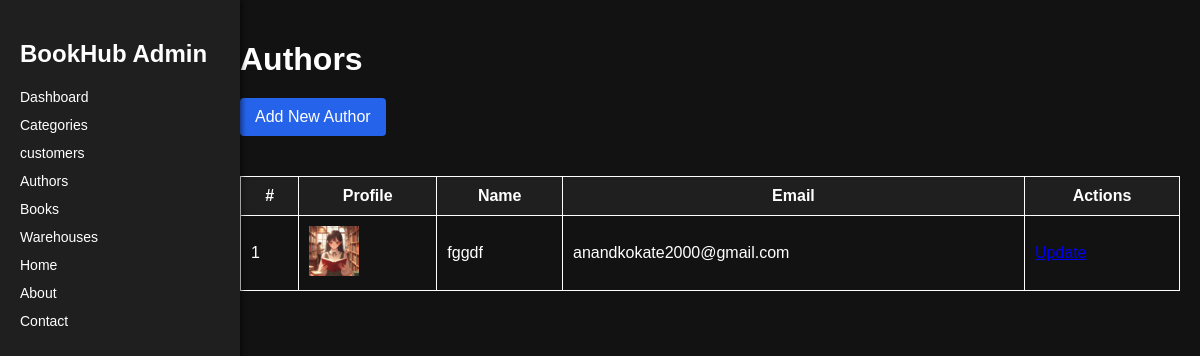
The app's page /superadmin/authors/ (signed in), older data.
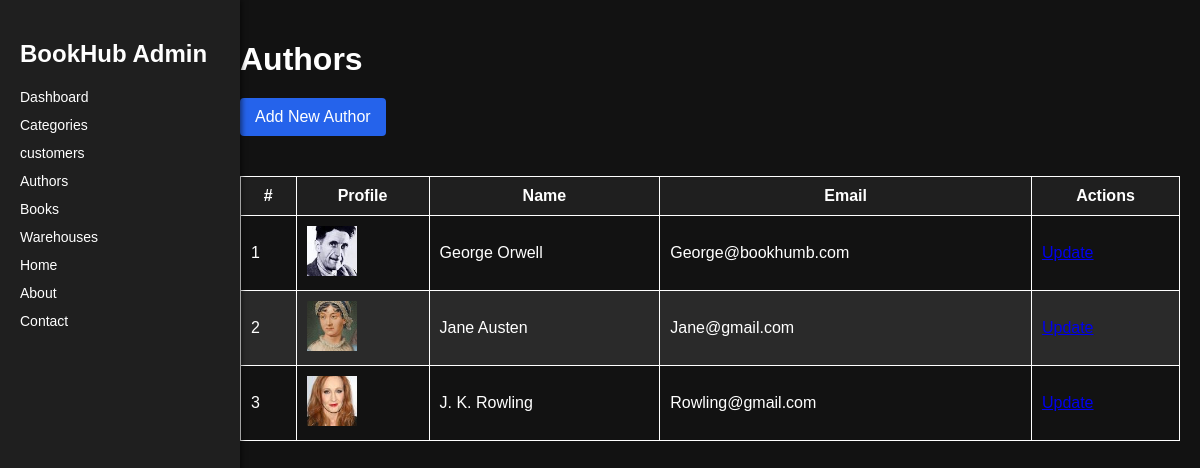
The same page, newer data.
### adminpanel/models.py (models this page shows, shortened)
class Author(models.Model):
    name = models.CharField(max_length=100)
    profile = models.ImageField(upload_to='authors/')
    email = models.EmailField()
    description = models.TextField()

### adminpanel/views.py (the view)
# urls.py: path('authors/', views.authors, name='authors'),
@login_required
@superuser_required
def authors(request):
    authors = Author.objects.all()
    return render(request, 'adminpanel/authors.html', {'authors': authors})

### adminpanel/templates/adminpanel/authors.html (shortened to what this page needs)
{% extends 'adminpanel/base.html' %}
{% block content %}
<h1>Authors</h1>
<a href="{% url 'adminpanel:add_author' %}" class="add-button">Add New Author</a>
<table>
    <thead>
        <tr>
            <th>#</th>
            <th>Profile</th>
            <th>Name</th>
            <th>Email</th>
            <th>Actions</th>
        </tr>
    </thead>
    <tbody>
        {% for author in authors %}
        <tr>
            <td>{{ forloop.counter }}</td>
            <td><img src="{{ author.profile.url }}" alt="Profile" style="height: 50px;"></td>
            <td>{{ author.name }}</td>
            <td>{{ author.email }}</td>
            <td>
                <a href="{% url 'adminpanel:update_author' author.id %}" class="button">Update</a>
            </td>
        </tr>
        {% endfor %}
    </tbody>
</table>
{% endblock %}

Row changes from the older to the newer data that the page shows:
removed Author: profile (picture), name "fggdf", email "anandkokate2000@gmail.com"
added Author: profile (picture), name "George Orwell", email "George@bookhumb.com"
added Author: profile (picture), name "Jane Austen", email "Jane@gmail.com"
added Author: profile (picture), name "J. K. Rowling", email "Rowling@gmail.com"
